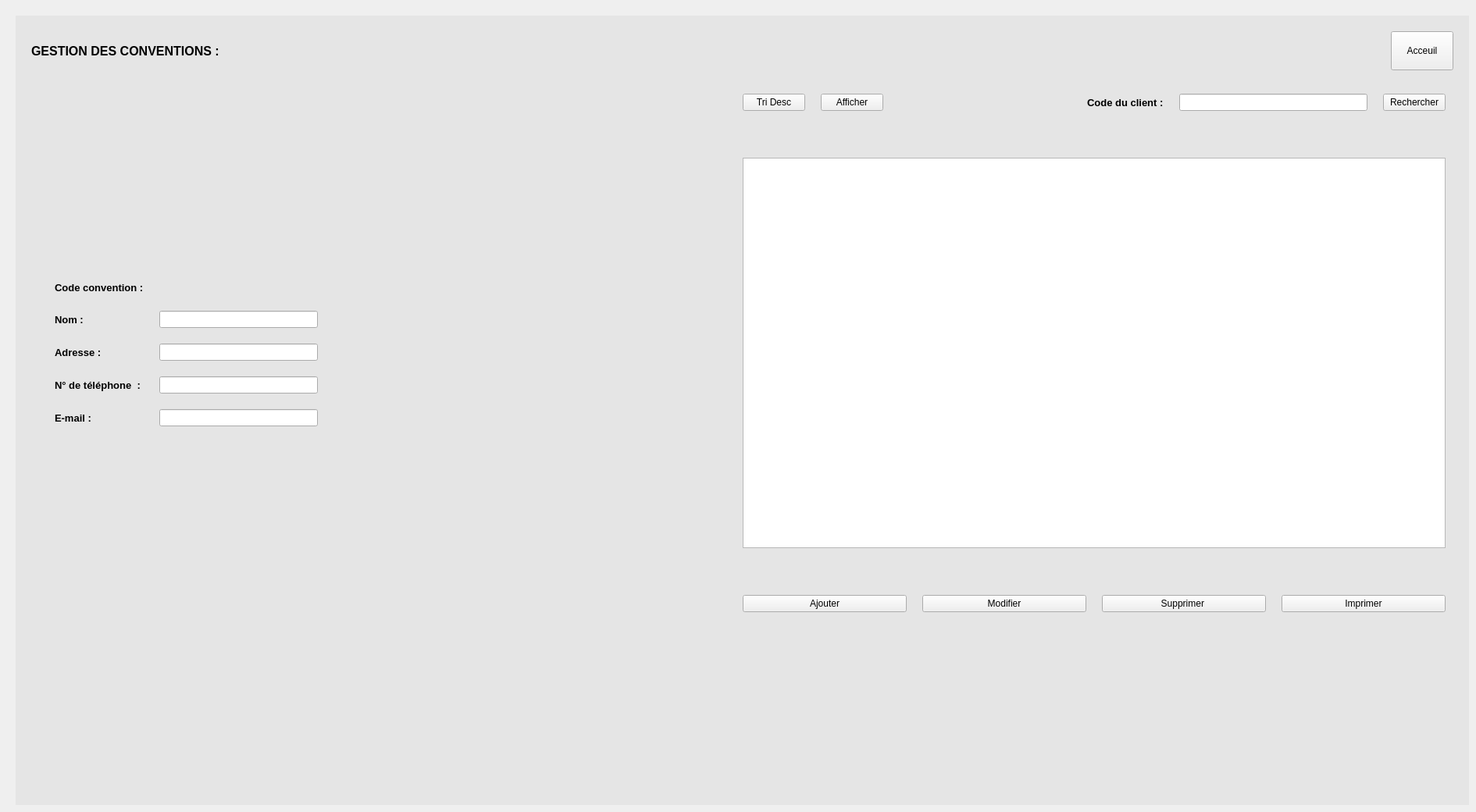
   <widget class="QWidget" name="convention">
    <widget class="QWidget" name="gridWidgetConvention" native="true">
     <property name="geometry">
      <rect>
       <x>20</x>
       <y>20</y>
       <width>1861</width>
       <height>1011</height>
      </rect>
     </property>
     <property name="styleSheet">
      <string notr="true">#gridWidgetConvention {
	background : #e5e5e5;
}</string>
     </property>
     <layout class="QGridLayout" name="gridLayout_2">
      <property name="leftMargin">
       <number>20</number>
      </property>
      <property name="topMargin">
       <number>20</number>
      </property>
      <property name="rightMargin">
       <number>20</number>
      </property>
      <property name="bottomMargin">
       <number>20</number>
      </property>
      <property name="spacing">
       <number>20</number>
      </property>
      <item row="1" column="1">
       <spacer name="horizontalSpacer_31">
        <property name="orientation">
         <enum>Qt::Horizontal</enum>
        </property>
        <property name="sizeHint" stdset="0">
         <size>
          <width>40</width>
          <height>20</height>
         </size>
        </property>
       </spacer>
      </item>
      <item row="1" column="2">
       <layout class="QVBoxLayout" name="verticalLayout_7">
        <property name="leftMargin">
         <number>10</number>
        </property>
        <property name="topMargin">
         <number>10</number>
        </property>
        <property name="rightMargin">
         <number>10</number>
        </property>
        <property name="bottomMargin">
         <number>10</number>
        </property>
        <item>
         <layout class="QHBoxLayout" name="horizontalLayout_30">
          <item>
           <widget class="QPushButton" name="tridesc_2">
            <property name="text">
             <string>Tri Desc</string>
            </property>
           </widget>
          </item>
          <item>
           <widget class="QPushButton" name="afficher2">
            <property name="text">
             <string>Afficher</string>
            </property>
           </widget>
          </item>
          <item>
           <spacer name="horizontalSpacer_29">
            <property name="orientation">
             <enum>Qt::Horizontal</enum>
            </property>
            <property name="sizeHint" stdset="0">
             <size>
              <width>40</width>
              <height>20</height>
             </size>
            </property>
           </spacer>
          </item>
          <item>
           <widget class="QLabel" name="label_48">
            <property name="font">
             <font>
              <pointsize>10</pointsize>
              <weight>75</weight>
              <bold>true</bold>
             </font>
            </property>
            <property name="text">
             <string>Code du client :</string>
            </property>
           </widget>
          </item>
          <item>
           <widget class="QLineEdit" name="c_code2"/>
          </item>
          <item>
           <widget class="QPushButton" name="rechercher2">
            <property name="text">
             <string>Rechercher</string>
            </property>
           </widget>
          </item>
         </layout>
        </item>
        <item>
         <spacer name="verticalSpacer_8">
          <property name="orientation">
           <enum>Qt::Vertical</enum>
          </property>
          <property name="sizeHint" stdset="0">
           <size>
            <width>20</width>
            <height>40</height>
           </size>
          </property>
         </spacer>
        </item>
        <item>
         <widget class="QTableView" name="table_client_2">
          <property name="minimumSize">
           <size>
            <width>900</width>
            <height>500</height>
           </size>
          </property>
         </widget>
        </item>
        <item>
         <spacer name="verticalSpacer_9">
          <property name="orientation">
           <enum>Qt::Vertical</enum>
          </property>
          <property name="sizeHint" stdset="0">
           <size>
            <width>20</width>
            <height>40</height>
           </size>
          </property>
         </spacer>
        </item>
        <item>
         <layout class="QHBoxLayout" name="horizontalLayout_28">
          <item>
           <widget class="QPushButton" name="ajouter2">
            <property name="text">
             <string>Ajouter</string>
            </property>
           </widget>
          </item>
          <item>
           <widget class="QPushButton" name="modifier2">
            <property name="text">
             <string>Modifier</string>
            </property>
           </widget>
          </item>
          <item>
           <widget class="QPushButton" name="supprimer2">
            <property name="text">
             <string>Supprimer </string>
            </property>
           </widget>
          </item>
          <item>
           <widget class="QPushButton" name="imprimer2">
            <property name="text">
             <string>Imprimer</string>
            </property>
           </widget>
          </item>
         </layout>
        </item>
       </layout>
      </item>
      <item row="0" column="0">
       <widget class="QLabel" name="label_9">
        <property name="font">
         <font>
          <pointsize>12</pointsize>
          <weight>75</weight>
          <bold>true</bold>
         </font>
        </property>
        <property name="styleSheet">
         <string notr="true">#label_8 {
color : #ff7315;
}</string>
        </property>
        <property name="text">
         <string>GESTION DES CONVENTIONS :</string>
        </property>
       </widget>
      </item>
      <item row="0" column="2">
       <layout class="QHBoxLayout" name="horizontalLayout_29">
        <item>
         <spacer name="horizontalSpacer_28">
          <property name="orientation">
           <enum>Qt::Horizontal</enum>
          </property>
          <property name="sizeHint" stdset="0">
           <size>
            <width>40</width>
            <height>20</height>
           </size>
          </property>
         </spacer>
        </item>
        <item>
         <widget class="QPushButton" name="PBacceuil_2">
          <property name="enabled">
           <bool>true</bool>
          </property>
          <property name="minimumSize">
           <size>
            <width>50</width>
            <height>50</height>
           </size>
          </property>
          <property name="text">
           <string>Acceuil</string>
          </property>
         </widget>
        </item>
       </layout>
      </item>
      <item row="2" column="2">
       <spacer name="verticalSpacer_12">
        <property name="orientation">
         <enum>Qt::Vertical</enum>
        </property>
        <property name="sizeHint" stdset="0">
         <size>
          <width>20</width>
          <height>40</height>
         </size>
        </property>
       </spacer>
      </item>
      <item row="1" column="0">
       <widget class="QWidget" name="verticalWidget_2" native="true">
        <property name="minimumSize">
         <size>
          <width>600</width>
          <height>0</height>
         </size>
        </property>
        <layout class="QVBoxLayout" name="verticalLayout_8">
         <property name="leftMargin">
          <number>10</number>
         </property>
         <property name="topMargin">
          <number>10</number>
         </property>
         <property name="rightMargin">
          <number>10</number>
         </property>
         <property name="bottomMargin">
          <number>10</number>
         </property>
         <item>
          <spacer name="verticalSpacer_10">
           <property name="orientation">
            <enum>Qt::Vertical</enum>
           </property>
           <property name="sizeHint" stdset="0">
            <size>
             <width>20</width>
             <height>40</height>
            </size>
           </property>
          </spacer>
         </item>
         <item>
          <layout class="QFormLayout" name="formLayout_2">
           <property name="horizontalSpacing">
            <number>20</number>
           </property>
           <property name="verticalSpacing">
            <number>20</number>
           </property>
           <property name="leftMargin">
            <number>20</number>
           </property>
           <property name="topMargin">
            <number>20</number>
           </property>
           <property name="rightMargin">
            <number>20</number>
           </property>
           <property name="bottomMargin">
            <number>20</number>
           </property>
           <item row="0" column="0">
            <widget class="QLabel" name="label_2">
             <property name="font">
              <font>
               <pointsize>10</pointsize>
               <weight>75</weight>
               <bold>true</bold>
              </font>
             </property>
             <property name="text">
              <string>Code convention :</string>
             </property>
            </widget>
           </item>
           <item row="1" column="0">
            <widget class="QLabel" name="label_6">
             <property name="font">
              <font>
               <pointsize>10</pointsize>
               <weight>75</weight>
               <bold>true</bold>
              </font>
             </property>
             <property name="text">
              <string>Nom :</string>
             </property>
            </widget>
           </item>
           <item row="2" column="0">
            <widget class="QLabel" name="label_10">
             <property name="font">
              <font>
               <pointsize>10</pointsize>
               <weight>75</weight>
               <bold>true</bold>
              </font>
             </property>
             <property name="text">
              <string>Adresse : </string>
             </property>
            </widget>
           </item>
           <item row="3" column="0">
            <widget class="QLabel" name="label_13">
             <property name="font">
              <font>
               <pointsize>10</pointsize>
               <weight>75</weight>
               <bold>true</bold>
              </font>
             </property>
             <property name="text">
              <string>N° de téléphone  :</string>
             </property>
            </widget>
           </item>
           <item row="4" column="0">
            <widget class="QLabel" name="label_19">
             <property name="font">
              <font>
               <pointsize>10</pointsize>
               <weight>75</weight>
               <bold>true</bold>
              </font>
             </property>
             <property name="text">
              <string>E-mail :</string>
             </property>
            </widget>
           </item>
           <item row="1" column="1">
            <layout class="QHBoxLayout" name="horizontalLayout_24">
             <item>
              <widget class="QLineEdit" name="c_nom"/>
             </item>
             <item>
              <spacer name="horizontalSpacer_24">
               <property name="orientation">
                <enum>Qt::Horizontal</enum>
               </property>
               <property name="sizeHint" stdset="0">
                <size>
                 <width>40</width>
                 <height>20</height>
                </size>
               </property>
              </spacer>
             </item>
            </layout>
           </item>
           <item row="2" column="1">
            <layout class="QHBoxLayout" name="horizontalLayout_25">
             <item>
              <widget class="QLineEdit" name="c_adresse"/>
             </item>
             <item>
              <spacer name="horizontalSpacer_25">
               <property name="orientation">
                <enum>Qt::Horizontal</enum>
               </property>
               <property name="sizeHint" stdset="0">
                <size>
                 <width>40</width>
                 <height>20</height>
                </size>
               </property>
              </spacer>
             </item>
            </layout>
           </item>
           <item row="3" column="1">
            <layout class="QHBoxLayout" name="horizontalLayout_26">
             <item>
              <widget class="QLineEdit" name="c_numtel"/>
             </item>
             <item>
              <spacer name="horizontalSpacer_26">
               <property name="orientation">
                <enum>Qt::Horizontal</enum>
               </property>
               <property name="sizeHint" stdset="0">
                <size>
                 <width>40</width>
                 <height>20</height>
                </size>
               </property>
              </spacer>
             </item>
            </layout>
           </item>
           <item row="4" column="1">
            <layout class="QHBoxLayout" name="horizontalLayout_27">
             <item>
              <widget class="QLineEdit" name="c_email"/>
             </item>
             <item>
              <spacer name="horizontalSpacer_27">
               <property name="orientation">
                <enum>Qt::Horizontal</enum>
               </property>
               <property name="sizeHint" stdset="0">
                <size>
                 <width>40</width>
                 <height>20</height>
                </size>
               </property>
              </spacer>
             </item>
            </layout>
           </item>
           <item row="0" column="1">
            <layout class="QHBoxLayout" name="horizontalLayout_31">
             <item>
              <widget class="QLabel" name="c_code">
               <property name="minimumSize">
                <size>
                 <width>50</width>
                 <height>0</height>
                </size>
               </property>
               <property name="text">
                <string/>
               </property>
              </widget>
             </item>
             <item>
              <spacer name="horizontalSpacer_30">
               <property name="orientation">
                <enum>Qt::Horizontal</enum>
               </property>
               <property name="sizeHint" stdset="0">
                <size>
                 <width>40</width>
                 <height>20</height>
                </size>
               </property>
              </spacer>
             </item>
            </layout>
           </item>
          </layout>
         </item>
         <item>
          <spacer name="verticalSpacer_11">
           <property name="orientation">
            <enum>Qt::Vertical</enum>
           </property>
           <property name="sizeHint" stdset="0">
            <size>
             <width>20</width>
             <height>40</height>
            </size>
           </property>
          </spacer>
         </item>
        </layout>
       </widget>
      </item>
     </layout>
    </widget>
   </widget>
